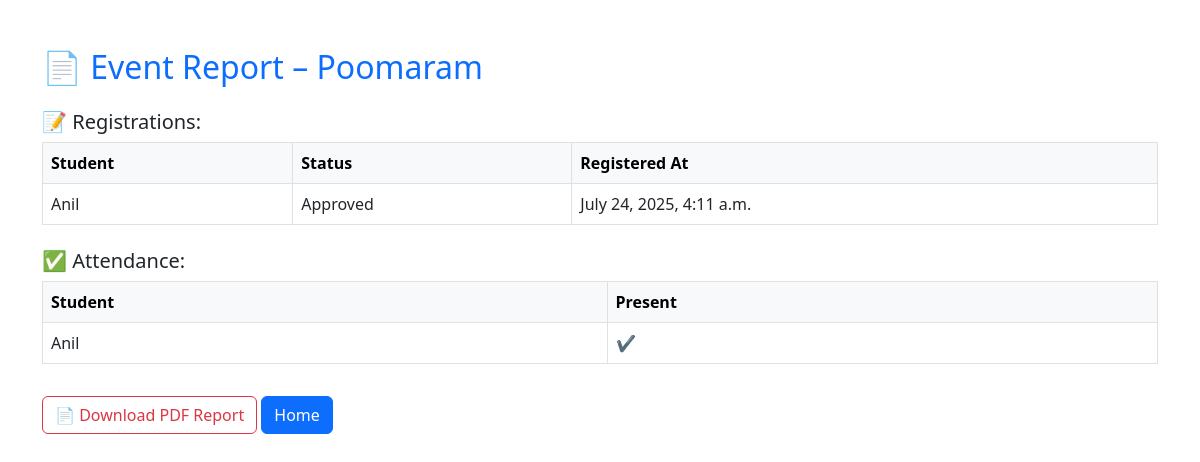
Page /event_participation_report/3/ (signed in) on the committed database.
### Admin_app/models.py (models this page shows, shortened)
class Event(models.Model):
    name=models.CharField(max_length=200)
    category=models.ForeignKey(Category,on_delete=models.CASCADE)
    image=models.FileField(upload_to='images/')
    description = models.TextField()
    venue = models.CharField(max_length=100)
    time = models.DateTimeField()
    capacity = models.PositiveIntegerField()
    is_feedback_enabled = models.BooleanField(default=False)
    is_otp_enabled = models.BooleanField(default=False)
    registration_deadline = models.DateTimeField()
    created_by = models.ForeignKey(User, on_delete=models.SET_NULL, null=True, related_name='created_events')
    coordinators = models.ManyToManyField(Coordinator, related_name='coordinated_events')

class Registration(models.Model):
    student=models.ForeignKey(Student,on_delete=models.CASCADE)
    event=models.ForeignKey(Event,on_delete=models.CASCADE)
    status=models.CharField(max_length=30,choices=[('Pending','Pending'),('Approved','Approved'),('Cancelled','Cancelled')],default='Pending')
    is_approved=models.BooleanField(default=False)
    registered_at = models.DateTimeField(auto_now_add=True)

class Student(models.Model):
    user=models.ForeignKey(User,on_delete=models.CASCADE)
    phone=models.CharField(max_length=12)
    is_coordinator=models.BooleanField(blank=True,null=True,default=False)

class Attendance(models.Model):
    registration = models.OneToOneField(Registration, on_delete=models.CASCADE)
    present = models.BooleanField(default=False)
    verified_by_otp = models.BooleanField(default=False)

### Admin_app/views.py (the view)
# urls.py: path('event_participation_report/<int:event_id>/', views.event_participation_report, name='event_participation_report'),
@user_passes_test(is_admin)
def event_participation_report(request,event_id):
    event=get_object_or_404(Event,id=event_id)
    registrations=Registration.objects.filter(event=event,is_approved=True)
    attendance=Attendance.objects.filter(registration__in=registrations)
    return render(request,'event_report.html', {
        'event': event,
        'registrations': registrations,
        'attendance': attendance
    })

### Admin_app/views.py (called while the page is built)
def is_admin(user):
    return user.is_superuser

### template/event_report.html (shortened to what this page needs)
<!DOCTYPE html>
<html lang="en">
<head>
  <link href="https://cdn.jsdelivr.net/npm/bootstrap@5.3.0/dist/css/bootstrap.min.css" rel="stylesheet">
</head>
<body>
<div class="container py-5">
  <h2 class="text-primary mb-4">📄 Event Report – {{ event.name }}</h2>
  <h5>📝 Registrations:</h5>
  <table class="table table-bordered">
    <thead class="table-light">
      <tr>
        <th>Student</th>
        <th>Status</th>
        <th>Registered At</th>
      </tr>
    </thead>
    <tbody>
      {% for reg in registrations %}
        <tr>
          <td>{{ reg.student.user.username }}</td>
          <td>{{ reg.status }}</td>
          <td>{{ reg.registered_at }}</td>
        </tr>
      {% endfor %}
    </tbody>
  </table>
  <h5 class="mt-4">✅ Attendance:</h5>
  <table class="table table-bordered">
    <thead class="table-light">
      <tr>
        <th>Student</th>
        <th>Present</th>
      </tr>
    </thead>
    <tbody>
      {% for att in attendance %}
        <tr>
          <td>{{ att.registration.student.user.username }}</td>
          <td>
            {% if att.present %}
              <span class="text-success fw-bold">✔</span>
            {% else %}
              <span class="text-danger fw-bold">✘</span>
            {% endif %}
          </td>
        </tr>
      {% empty %}
        <tr>
          <td colspan="2" class="text-center text-muted">No attendance data.</td>
        </tr>
      {% endfor %}
    </tbody>
  </table>
  <a href="{% url 'export_event_report_pdf' event.id %}" class="btn btn-outline-danger mt-3">📄 Download PDF Report</a>
  <a href="{% url 'admin_home' %}"class='btn btn-primary mt-3'>Home</a>
</div>
</body>
</html>

### rows in the picture
Event: name "Poomaram"
Registration: student.user.username "Anil", status "Approved", registered_at "July 24, 2025, 4:11 a.m."
Attendance: registration.student.user.username "Anil"
